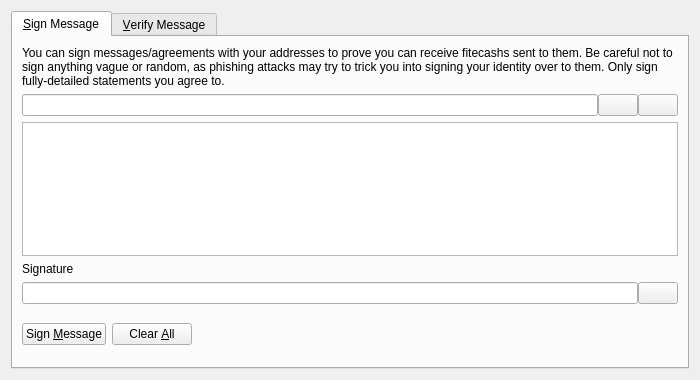
<?xml version="1.0" encoding="UTF-8"?>
<ui version="4.0">
 <class>SignVerifyMessageDialog</class>
 <widget class="QDialog" name="SignVerifyMessageDialog">
  <property name="geometry">
   <rect>
    <x>0</x>
    <y>0</y>
    <width>700</width>
    <height>380</height>
   </rect>
  </property>
  <property name="windowTitle">
   <string>Signatures - Sign / Verify a Message</string>
  </property>
  <property name="modal">
   <bool>true</bool>
  </property>
  <layout class="QVBoxLayout" name="verticalLayout">
   <item>
    <widget class="QTabWidget" name="tabWidget">
     <property name="currentIndex">
      <number>0</number>
     </property>
     <widget class="QWidget" name="tabSignMessage">
      <attribute name="title">
       <string>&amp;Sign Message</string>
      </attribute>
      <layout class="QVBoxLayout" name="verticalLayout_SM">
       <item>
        <widget class="QLabel" name="infoLabel_SM">
         <property name="text">
          <string>You can sign messages/agreements with your addresses to prove you can receive fitecashs sent to them. Be careful not to sign anything vague or random, as phishing attacks may try to trick you into signing your identity over to them. Only sign fully-detailed statements you agree to.</string>
         </property>
         <property name="textFormat">
          <enum>Qt::PlainText</enum>
         </property>
         <property name="wordWrap">
          <bool>true</bool>
         </property>
        </widget>
       </item>
       <item>
        <layout class="QHBoxLayout" name="horizontalLayout_1_SM">
         <property name="spacing">
          <number>0</number>
         </property>
         <item>
          <widget class="QValidatedLineEdit" name="addressIn_SM">
           <property name="toolTip">
            <string>The Fitecash address to sign the message with</string>
           </property>
          </widget>
         </item>
         <item>
          <widget class="QPushButton" name="addressBookButton_SM">
           <property name="toolTip">
            <string>Choose previously used address</string>
           </property>
           <property name="text">
            <string/>
           </property>
           <property name="icon">
            <iconset resource="../bitcoin.qrc">
             <normaloff>:/icons/address-book</normaloff>:/icons/address-book</iconset>
           </property>
           <property name="shortcut">
            <string>Alt+A</string>
           </property>
           <property name="autoDefault">
            <bool>false</bool>
           </property>
          </widget>
         </item>
         <item>
          <widget class="QPushButton" name="pasteButton_SM">
           <property name="toolTip">
            <string>Paste address from clipboard</string>
           </property>
           <property name="text">
            <string/>
           </property>
           <property name="icon">
            <iconset resource="../bitcoin.qrc">
             <normaloff>:/icons/editpaste</normaloff>:/icons/editpaste</iconset>
           </property>
           <property name="shortcut">
            <string>Alt+P</string>
           </property>
           <property name="autoDefault">
            <bool>false</bool>
           </property>
          </widget>
         </item>
        </layout>
       </item>
       <item>
        <widget class="QPlainTextEdit" name="messageIn_SM">
         <property name="toolTip">
          <string>Enter the message you want to sign here</string>
         </property>
        </widget>
       </item>
       <item>
        <widget class="QLabel" name="signatureLabel_SM">
         <property name="text">
          <string>Signature</string>
         </property>
         <property name="textFormat">
          <enum>Qt::PlainText</enum>
         </property>
        </widget>
       </item>
       <item>
        <layout class="QHBoxLayout" name="horizontalLayout_2_SM">
         <property name="spacing">
          <number>0</number>
         </property>
         <item>
          <widget class="QLineEdit" name="signatureOut_SM">
           <property name="font">
            <font>
             <italic>true</italic>
            </font>
           </property>
           <property name="readOnly">
            <bool>true</bool>
           </property>
          </widget>
         </item>
         <item>
          <widget class="QPushButton" name="copySignatureButton_SM">
           <property name="toolTip">
            <string>Copy the current signature to the system clipboard</string>
           </property>
           <property name="text">
            <string/>
           </property>
           <property name="icon">
            <iconset resource="../bitcoin.qrc">
             <normaloff>:/icons/editcopy</normaloff>:/icons/editcopy</iconset>
           </property>
           <property name="autoDefault">
            <bool>false</bool>
           </property>
          </widget>
         </item>
        </layout>
       </item>
       <item>
        <layout class="QHBoxLayout" name="horizontalLayout_3_SM">
         <item>
          <widget class="QPushButton" name="signMessageButton_SM">
           <property name="toolTip">
            <string>Sign the message to prove you own this Fitecash address</string>
           </property>
           <property name="text">
            <string>Sign &amp;Message</string>
           </property>
           <property name="icon">
            <iconset resource="../bitcoin.qrc">
             <normaloff>:/icons/edit</normaloff>:/icons/edit</iconset>
           </property>
           <property name="autoDefault">
            <bool>false</bool>
           </property>
          </widget>
         </item>
         <item>
          <widget class="QPushButton" name="clearButton_SM">
           <property name="toolTip">
            <string>Reset all sign message fields</string>
           </property>
           <property name="text">
            <string>Clear &amp;All</string>
           </property>
           <property name="icon">
            <iconset resource="../bitcoin.qrc">
             <normaloff>:/icons/remove</normaloff>:/icons/remove</iconset>
           </property>
           <property name="autoDefault">
            <bool>false</bool>
           </property>
          </widget>
         </item>
         <item>
          <spacer name="horizontalSpacer_1_SM">
           <property name="orientation">
            <enum>Qt::Horizontal</enum>
           </property>
           <property name="sizeHint" stdset="0">
            <size>
             <width>40</width>
             <height>48</height>
            </size>
           </property>
          </spacer>
         </item>
         <item>
          <widget class="QLabel" name="statusLabel_SM">
           <property name="font">
            <font>
             <weight>75</weight>
             <bold>true</bold>
            </font>
           </property>
           <property name="text">
            <string/>
           </property>
           <property name="wordWrap">
            <bool>true</bool>
           </property>
          </widget>
         </item>
         <item>
          <spacer name="horizontalSpacer_2_SM">
           <property name="orientation">
            <enum>Qt::Horizontal</enum>
           </property>
           <property name="sizeHint" stdset="0">
            <size>
             <width>40</width>
             <height>48</height>
            </size>
           </property>
          </spacer>
         </item>
        </layout>
       </item>
      </layout>
     </widget>
     <widget class="QWidget" name="tabVerifyMessage">
      <attribute name="title">
       <string>&amp;Verify Message</string>
      </attribute>
      <layout class="QVBoxLayout" name="verticalLayout_VM">
       <item>
        <widget class="QLabel" name="infoLabel_VM">
         <property name="text">
          <string>Enter the receiver's address, message (ensure you copy line breaks, spaces, tabs, etc. exactly) and signature below to verify the message. Be careful not to read more into the signature than what is in the signed message itself, to avoid being tricked by a man-in-the-middle attack. Note that this only proves the signing party receives with the address, it cannot prove sendership of any transaction!</string>
         </property>
         <property name="textFormat">
          <enum>Qt::PlainText</enum>
         </property>
         <property name="alignment">
          <set>Qt::AlignLeading|Qt::AlignLeft|Qt::AlignTop</set>
         </property>
         <property name="wordWrap">
          <bool>true</bool>
         </property>
        </widget>
       </item>
       <item>
        <layout class="QHBoxLayout" name="horizontalLayout_1_VM">
         <property name="spacing">
          <number>0</number>
         </property>
         <item>
          <widget class="QValidatedLineEdit" name="addressIn_VM">
           <property name="toolTip">
            <string>The Fitecash address the message was signed with</string>
           </property>
          </widget>
         </item>
         <item>
          <widget class="QPushButton" name="addressBookButton_VM">
           <property name="toolTip">
            <string>Choose previously used address</string>
           </property>
           <property name="text">
            <string/>
           </property>
           <property name="icon">
            <iconset resource="../bitcoin.qrc">
             <normaloff>:/icons/address-book</normaloff>:/icons/address-book</iconset>
           </property>
           <property name="shortcut">
            <string>Alt+A</string>
           </property>
           <property name="autoDefault">
            <bool>false</bool>
           </property>
          </widget>
         </item>
        </layout>
       </item>
       <item>
        <widget class="QPlainTextEdit" name="messageIn_VM"/>
       </item>
       <item>
        <widget class="QValidatedLineEdit" name="signatureIn_VM"/>
       </item>
       <item>
        <layout class="QHBoxLayout" name="horizontalLayout_2_VM">
         <item>
          <widget class="QPushButton" name="verifyMessageButton_VM">
           <property name="toolTip">
            <string>Verify the message to ensure it was signed with the specified Fitecash address</string>
           </property>
           <property name="text">
            <string>Verify &amp;Message</string>
           </property>
           <property name="icon">
            <iconset resource="../bitcoin.qrc">
             <normaloff>:/icons/transaction_0</normaloff>:/icons/transaction_0</iconset>
           </property>
           <property name="autoDefault">
            <bool>false</bool>
           </property>
          </widget>
         </item>
         <item>
          <widget class="QPushButton" name="clearButton_VM">
           <property name="toolTip">
            <string>Reset all verify message fields</string>
           </property>
           <property name="text">
            <string>Clear &amp;All</string>
           </property>
           <property name="icon">
            <iconset resource="../bitcoin.qrc">
             <normaloff>:/icons/remove</normaloff>:/icons/remove</iconset>
           </property>
           <property name="autoDefault">
            <bool>false</bool>
           </property>
          </widget>
         </item>
         <item>
          <spacer name="horizontalSpacer_1_VM">
           <property name="orientation">
            <enum>Qt::Horizontal</enum>
           </property>
           <property name="sizeHint" stdset="0">
            <size>
             <width>40</width>
             <height>48</height>
            </size>
           </property>
          </spacer>
         </item>
         <item>
          <widget class="QLabel" name="statusLabel_VM">
           <property name="font">
            <font>
             <weight>75</weight>
             <bold>true</bold>
            </font>
           </property>
           <property name="text">
            <string/>
           </property>
           <property name="wordWrap">
            <bool>true</bool>
           </property>
          </widget>
         </item>
         <item>
          <spacer name="horizontalSpacer_2_VM">
           <property name="orientation">
            <enum>Qt::Horizontal</enum>
           </property>
           <property name="sizeHint" stdset="0">
            <size>
             <width>40</width>
             <height>48</height>
            </size>
           </property>
          </spacer>
         </item>
        </layout>
       </item>
      </layout>
     </widget>
    </widget>
   </item>
  </layout>
 </widget>
 <customwidgets>
  <customwidget>
   <class>QValidatedLineEdit</class>
   <extends>QLineEdit</extends>
   <header>qvalidatedlineedit.h</header>
  </customwidget>
 </customwidgets>
 <resources>
  <include location="../bitcoin.qrc"/>
 </resources>
 <connections/>
</ui>
